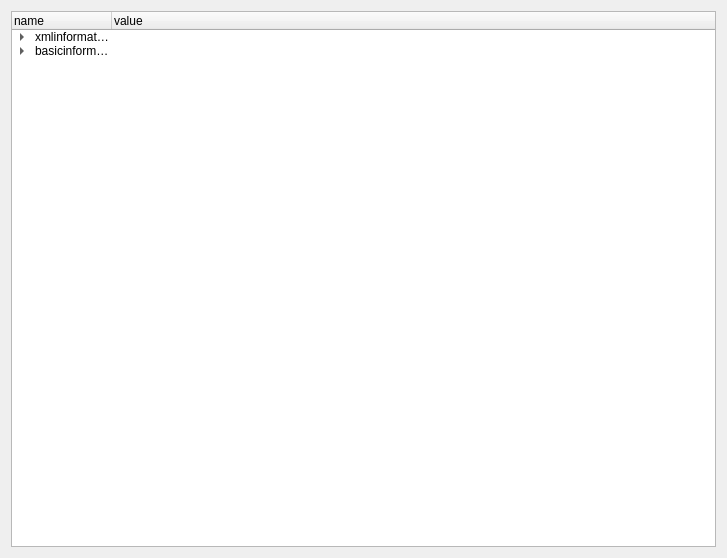
<?xml version="1.0" encoding="UTF-8"?>
<ui version="4.0">
 <class>Form</class>
 <widget class="QWidget" name="Form">
  <property name="geometry">
   <rect>
    <x>0</x>
    <y>0</y>
    <width>727</width>
    <height>558</height>
   </rect>
  </property>
  <property name="windowTitle">
   <string>Form</string>
  </property>
  <layout class="QVBoxLayout" name="verticalLayout">
   <item>
    <widget class="QTreeWidget" name="treeWidget">
     <column>
      <property name="text">
       <string>name</string>
      </property>
     </column>
     <column>
      <property name="text">
       <string>value</string>
      </property>
     </column>
     <item>
      <property name="text">
       <string>xmlinformation</string>
      </property>
      <property name="text">
       <string/>
      </property>
      <item>
       <property name="text">
        <string>version</string>
       </property>
       <property name="text">
        <string>1</string>
       </property>
      </item>
      <item>
       <property name="text">
        <string>update time</string>
       </property>
       <property name="text">
        <string>2017-11-02</string>
       </property>
      </item>
      <item>
       <property name="text">
        <string>xmlBaseAddress</string>
       </property>
       <property name="text">
        <string>128</string>
       </property>
      </item>
     </item>
     <item>
      <property name="text">
       <string>basicinformation</string>
      </property>
      <property name="text">
       <string/>
      </property>
      <item>
       <property name="text">
        <string>M</string>
       </property>
       <property name="text">
        <string/>
       </property>
       <item>
        <property name="text">
         <string>M1</string>
        </property>
        <item>
         <property name="text">
          <string>series1</string>
         </property>
         <item>
          <property name="text">
           <string>SD10</string>
          </property>
          <property name="text">
           <string>21000612</string>
          </property>
         </item>
         <item>
          <property name="text">
           <string>SD15_11</string>
          </property>
          <property name="text">
           <string>21000322</string>
          </property>
         </item>
         <item>
          <property name="text">
           <string>SD15_06</string>
          </property>
          <property name="text">
           <string>21000473</string>
          </property>
         </item>
         <item>
          <property name="text">
           <string>SD15_15</string>
          </property>
          <property name="text">
           <string>21000387</string>
          </property>
         </item>
         <item>
          <property name="text">
           <string>SD15_7.5</string>
          </property>
          <property name="text">
           <string>21000326</string>
          </property>
         </item>
        </item>
        <item>
         <property name="text">
          <string>series2</string>
         </property>
         <property name="text">
          <string/>
         </property>
         <item>
          <property name="text">
           <string>HD11_3A</string>
          </property>
          <property name="text">
           <string>31000025</string>
          </property>
         </item>
         <item>
          <property name="text">
           <string>HD11_6A</string>
          </property>
          <property name="text">
           <string>31000028</string>
          </property>
         </item>
         <item>
          <property name="text">
           <string>HD11_13A</string>
          </property>
          <property name="text">
           <string>31000029</string>
          </property>
         </item>
        </item>
       </item>
       <item>
        <property name="text">
         <string>M2</string>
        </property>
        <item>
         <property name="text">
          <string>series1</string>
         </property>
         <item>
          <property name="text">
           <string>SD21</string>
          </property>
          <property name="text">
           <string>21000645</string>
          </property>
         </item>
        </item>
       </item>
       <item>
        <property name="text">
         <string>M4</string>
        </property>
        <property name="text">
         <string>Marvie4</string>
        </property>
        <item>
         <property name="text">
          <string>series1</string>
         </property>
         <property name="text">
          <string>Marvie41</string>
         </property>
         <item>
          <property name="text">
           <string>SD42</string>
          </property>
          <property name="text">
           <string>21000501</string>
          </property>
         </item>
         <item>
          <property name="text">
           <string>SD43</string>
          </property>
          <property name="text">
           <string>21000650</string>
          </property>
         </item>
         <item>
          <property name="text">
           <string>SD45</string>
          </property>
          <property name="text">
           <string>21000648</string>
          </property>
         </item>
        </item>
        <item>
         <property name="text">
          <string>series2</string>
         </property>
        </item>
        <item>
         <property name="text">
          <string>series3</string>
         </property>
        </item>
       </item>
       <item>
        <property name="text">
         <string>M6</string>
        </property>
        <property name="text">
         <string>Marvie6</string>
        </property>
        <item>
         <property name="text">
          <string>series1</string>
         </property>
         <property name="text">
          <string>Marvie61</string>
         </property>
         <item>
          <property name="text">
           <string>SD61_MINI</string>
          </property>
          <property name="text">
           <string>21000595</string>
          </property>
         </item>
         <item>
          <property name="text">
           <string>SD61_PLUS</string>
          </property>
          <property name="text">
           <string>21000541</string>
          </property>
         </item>
        </item>
       </item>
      </item>
      <item>
       <property name="text">
        <string>A系列</string>
       </property>
      </item>
      <item>
       <property name="text">
        <string>B系列</string>
       </property>
      </item>
     </item>
    </widget>
   </item>
  </layout>
 </widget>
 <resources/>
 <connections/>
</ui>
